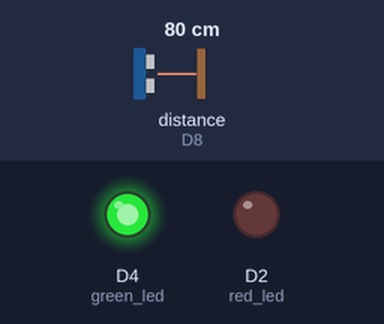
Recording of a sketch running on a simulated ESP8266 (NodeMCU). On the bench: output pins drawn as LEDs (lit = HIGH). Wiring (inferred from the names in the program): ultrasonic range finder: trigger GPIO 3; echo D8. The inputs (shaded band) are chosen by the test bench; at power-on: distance to the obstacle (sensor on D8) 80 cm. The echo pulse lasts 58.3 µs per cm; pins used as bus, display or sensor lines are not drawn; what the sketch prints to the serial monitor is not drawn.

Above: at 1.3 s.
1.4 s: distance to the obstacle (sensor on D8) set to 7 cm
3.2 s: distance to the obstacle (sensor on D8) set to 4 cm
At 5.2 s:
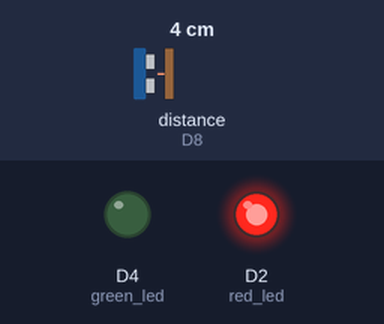
5.5 s: distance to the obstacle (sensor on D8) set to 9 cm
At 6.9 s:
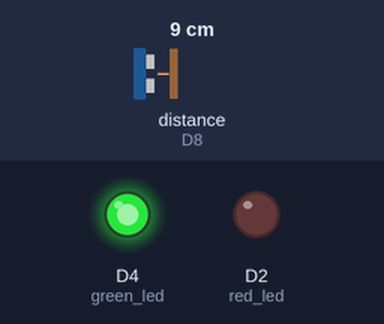
7.5 s: distance to the obstacle (sensor on D8) set to 2 cm
At 8.6 s:
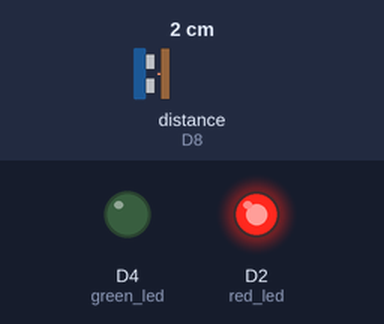
Timing chart, 0 to 10.5 s (numbered marks = the images above; inputs shaded):
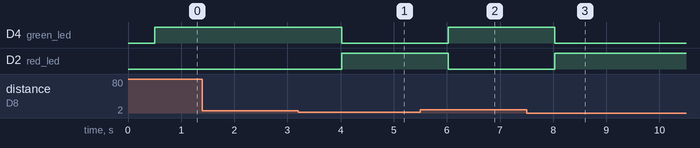

Measured:
- the behaviour switches between 6 and 5 cm on distance to the obstacle (sensor on D8) (found by bisection; images 0 and 1)
- after the input at 1.4 s, every drawn part: stays the same
- after the input at 3.2 s, D4 (green_led): HIGH → LOW after 0.82 s; D2 (red_led): LOW → HIGH after 0.82 s
- after the input at 5.5 s, D4 (green_led): LOW → HIGH after 0.52 s; D2 (red_led): HIGH → LOW after 0.52 s
- after the input at 7.5 s, D4 (green_led): HIGH → LOW after 0.53 s; D2 (red_led): LOW → HIGH after 0.53 s

The sketch:

day03_switch01.ino
```cpp
int trigPin = D9;
int echoPin = D8;

long duration;
int distance;
int red_led = D2;
int green_led = D4;
int cnt = 0;

void setup() {
  Serial.begin(115200);   // ET보드의 시리얼 통신 속도
  pinMode(trigPin, OUTPUT);   // 초음파 출력 트리거
  pinMode(echoPin, INPUT);    // 초음파 입력
  pinMode(red_led, OUTPUT);
  pinMode(green_led, OUTPUT);

}

void loop() {
  // 데이터 시트에 있는 규격대로 조작
  digitalWrite(trigPin, HIGH);
  delayMicroseconds(10); // 10us
  digitalWrite(trigPin, LOW);
  // Sonic wave 8 times

  duration = pulseIn(echoPin, HIGH);  // Receive sonic wave
  distance = duration * 0.017;    // convert to cm
  Serial.print("Distance : ");
  Serial.print(distance);
  Serial.println("cm");
  delay(500);

  if(distance < 5){
    digitalWrite(green_led, LOW);
    digitalWrite(red_led, HIGH);
    cnt++;
    Serial.printf("드럼통 갯수 : %d\n", cnt);
  }else{
    digitalWrite(green_led, HIGH);
    digitalWrite(red_led, LOW);
  }
}
```
